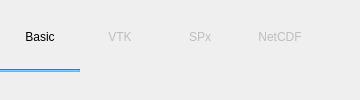
    <widget class="QWidget" name="top_tab_frame" native="true">
     <property name="styleSheet">
      <string notr="true">QPushButton:hover {
    color:#64B5F6;;
    background-color: transparent;
}
QPushButton:pressed {
    color: #64B5F6;
    background-color: transparent;
}
QPushButton:checked {
    font: bold;
    background-color: transparent;
}
</string>
     </property>
     <layout class="QGridLayout" name="gridlayout_tab_btns">
      <property name="leftMargin">
       <number>0</number>
      </property>
      <property name="topMargin">
       <number>5</number>
      </property>
      <property name="rightMargin">
       <number>0</number>
      </property>
      <property name="bottomMargin">
       <number>5</number>
      </property>
      <property name="spacing">
       <number>0</number>
      </property>
      <item row="0" column="2">
       <widget class="QPushButton" name="pushbutton_spx">
        <property name="enabled">
         <bool>false</bool>
        </property>
        <property name="text">
         <string>SPx</string>
        </property>
        <property name="flat">
         <bool>true</bool>
        </property>
       </widget>
      </item>
      <item row="0" column="3">
       <widget class="QPushButton" name="pushbutton_netcdf">
        <property name="enabled">
         <bool>false</bool>
        </property>
        <property name="text">
         <string>NetCDF</string>
        </property>
        <property name="flat">
         <bool>true</bool>
        </property>
       </widget>
      </item>
      <item row="0" column="4">
       <spacer name="horizontalSpacer">
        <property name="orientation">
         <enum>Qt::Horizontal</enum>
        </property>
        <property name="sizeHint" stdset="0">
         <size>
          <width>40</width>
          <height>20</height>
         </size>
        </property>
       </spacer>
      </item>
      <item row="1" column="0">
       <widget class="Line" name="line_output">
        <property name="sizePolicy">
         <sizepolicy hsizetype="Preferred" vsizetype="Fixed">
          <horstretch>0</horstretch>
          <verstretch>0</verstretch>
         </sizepolicy>
        </property>
        <property name="minimumSize">
         <size>
          <width>0</width>
          <height>3</height>
         </size>
        </property>
        <property name="maximumSize">
         <size>
          <width>16777215</width>
          <height>3</height>
         </size>
        </property>
        <property name="autoFillBackground">
         <bool>false</bool>
        </property>
        <property name="styleSheet">
         <string notr="true">QWidget{
  background-color: #64B5F6;
  border-color: #64B5F6;
}</string>
        </property>
        <property name="orientation">
         <enum>Qt::Horizontal</enum>
        </property>
       </widget>
      </item>
      <item row="0" column="0">
       <widget class="QPushButton" name="pushbutton_basic">
        <property name="text">
         <string>Basic</string>
        </property>
        <property name="flat">
         <bool>true</bool>
        </property>
       </widget>
      </item>
      <item row="0" column="1">
       <widget class="QPushButton" name="pushbutton_vtk">
        <property name="enabled">
         <bool>false</bool>
        </property>
        <property name="text">
         <string>VTK</string>
        </property>
        <property name="flat">
         <bool>true</bool>
        </property>
       </widget>
      </item>
     </layout>
    </widget>
